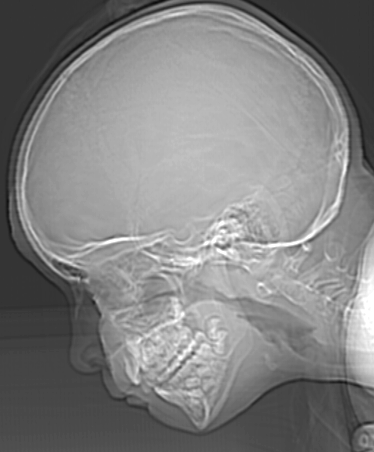
%> input picture Q11.tif, 374 x 452 px
$ octave Bit_plane.m   (GNU Octave 9; MATLAB toolbox functions it lacks are replaced by stand-ins)
%> lines starting %> are read from the running program, lines starting %| are printed output that depends on the picture; in (x1, y1, x2, y2) boxes, pixels count from 0 and x2, y2 are one past the last pixel; in counts of white or black regions, pixels touching at a corner belong together; the program's own positions count from 1
close all;
clear all;
clc;

%% 1)

X = imread('Q11.tif');
%> X is the input picture: size 452x374 uint8; min 12, max 255, mean 129.4
figure(1);
imshow(X);
title('Initial pic');

X1 = bitget(X, 1);
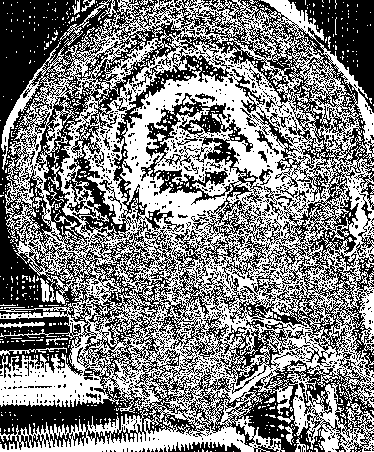
%> X1: size 452x374 logical; 50.5% white; 1029 black regions (983 under 20 px), largest, box (x1, y1, x2, y2) and area: (0, 0, 374, 452) 77640, (168, 442, 241, 452) 423, (356, 193, 374, 257) 257
X2 = bitget(X, 2);
%> X2: size 452x374 logical; 46.7% white in thin lines or dots
X3 = bitget(X, 3);
%> X3: size 452x374 logical; 52.1% white; 639 black regions (616 under 20 px), largest, box (x1, y1, x2, y2) and area: (0, 0, 374, 452) 71597, (142, 103, 253, 199) 4454, (123, 76, 247, 216) 1998
X4 = bitget(X, 4);
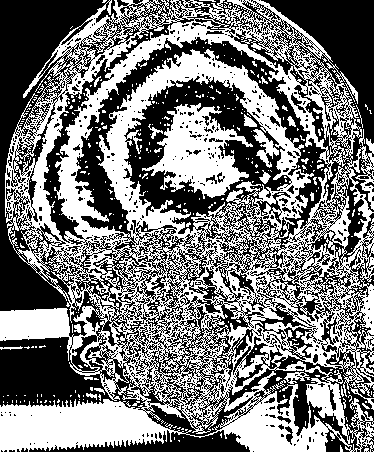
%> X4: size 452x374 logical; 48% white; 459 white regions (433 under 20 px), largest, box (x1, y1, x2, y2) and area: (0, 0, 374, 452) 73139, (142, 103, 253, 199) 4968, (253, 129, 279, 168) 382
X5 = bitget(X, 5);
%> X5: size 452x374 logical; 52.2% white; 355 black regions (330 under 20 px), largest, box (x1, y1, x2, y2) and area: (0, 0, 374, 452) 76926, (256, 239, 337, 281) 942, (253, 129, 279, 168) 382
X6 = bitget(X, 6);
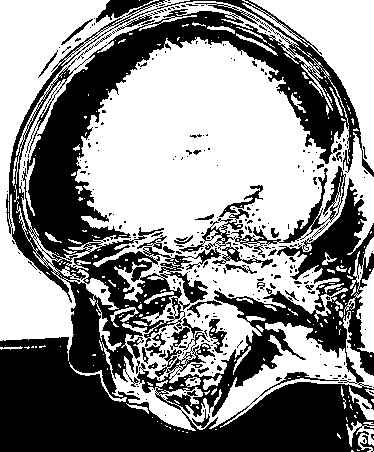
%> X6: size 452x374 logical; 55.5% white; 296 black regions (256 under 20 px), largest, box (x1, y1, x2, y2) and area: (0, 0, 374, 452) 69089, (179, 166, 346, 268) 2256, (219, 185, 263, 217) 272
X7 = bitget(X, 7);
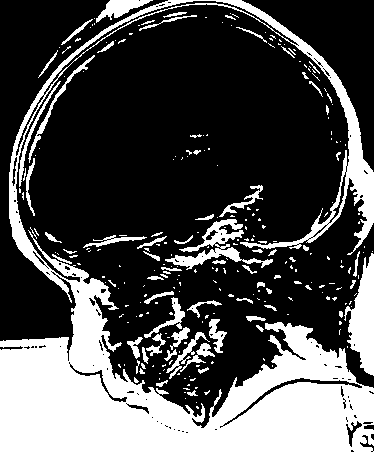
%> X7: size 452x374 logical; 30.4% white; 266 white regions (200 under 20 px), largest, box (x1, y1, x2, y2) and area: (0, 0, 374, 452) 40839, (344, 253, 374, 376) 2059, (165, 219, 273, 270) 1437
X8 = bitget(X, 8);
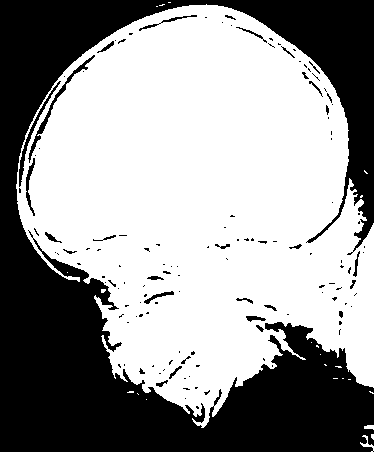
%> X8: size 452x374 logical; 59.7% white; 134 black regions (103 under 20 px), largest, box (x1, y1, x2, y2) and area: (0, 0, 374, 452) 65430, (28, 55, 95, 163) 449, (19, 81, 61, 187) 349

figure(2);
subplot(4,2,1), imshow(X8, []), title('1st plane');
subplot(4,2,2), imshow(X7, []), title('2nd plane');
subplot(4,2,3), imshow(X6, []), title('3rd plane');
subplot(4,2,4), imshow(X5, []), title('4th plane');
subplot(4,2,5), imshow(X4, []), title('5th plane');
subplot(4,2,6), imshow(X3, []), title('6th plane');
subplot(4,2,7), imshow(X2, []), title('7th plane');
subplot(4,2,8), imshow(X1, []), title('8th plane');

X80 = 128*X8;
X81 = X80 + 64*X7;
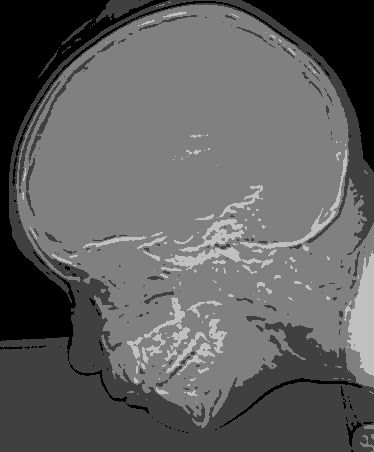
%> X81: size 452x374 double; min 0, max 192, mean 95.9
X82 = X81 + 32*X6;
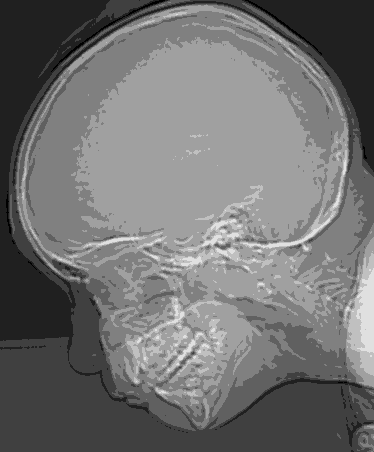
%> X82: size 452x374 double; min 0, max 224, mean 113.7
X83 = X82 + 16*X5;
X84 = X83 + 8*X4;
X85 = X84 + 4*X3;
X86 = X85 + 2*X2;
X87 = X86 + X1;

figure(3);
subplot(4,2,1), imshow(X80, []), title('1st plane');
subplot(4,2,2), imshow(X81, []), title('1st + 2nd plane');
subplot(4,2,3), imshow(X82, []), title('.. + 3rd plane');
subplot(4,2,4), imshow(X83, []), title('.. + 4th plane');
subplot(4,2,5), imshow(X84, []), title('.. + 5th plane');
subplot(4,2,6), imshow(X85, []), title('.. + 6th plane');
subplot(4,2,7), imshow(X86, []), title('.. + 7th plane');
subplot(4,2,8), imshow(X87, []), title('.. + 8th plane');

$ run again, with Q14.tif copied over Q11.tif
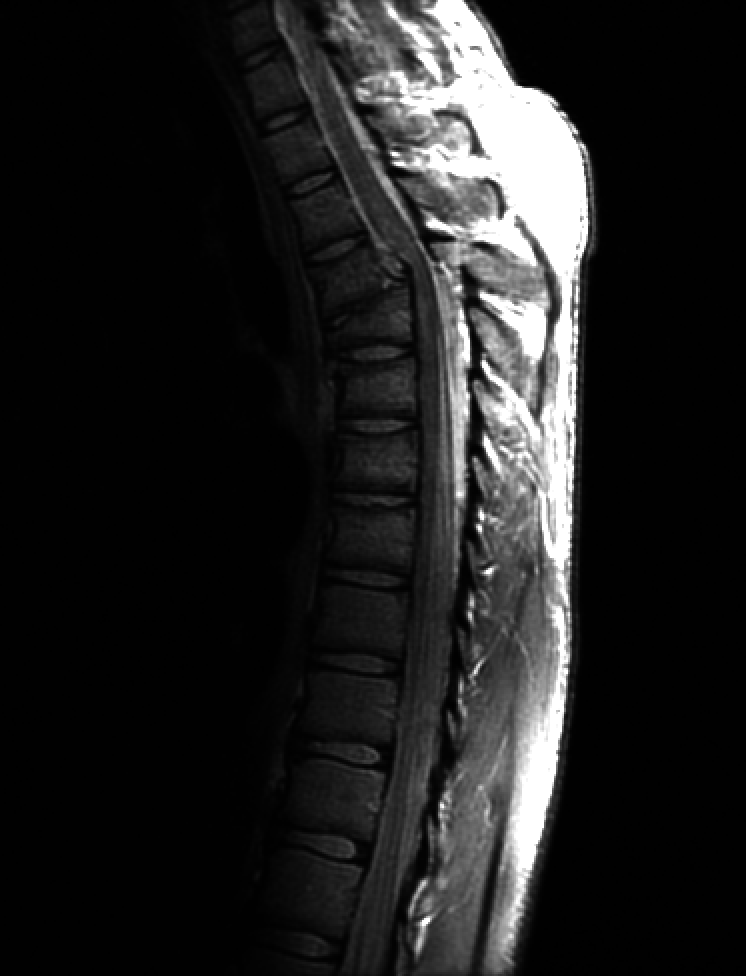
%> input picture Q14.tif, 746 x 976 px
%> X is the input picture: size 976x746 uint8; min 0, max 255, mean 32.6
%> `X1 = bitget(X, 1);`:
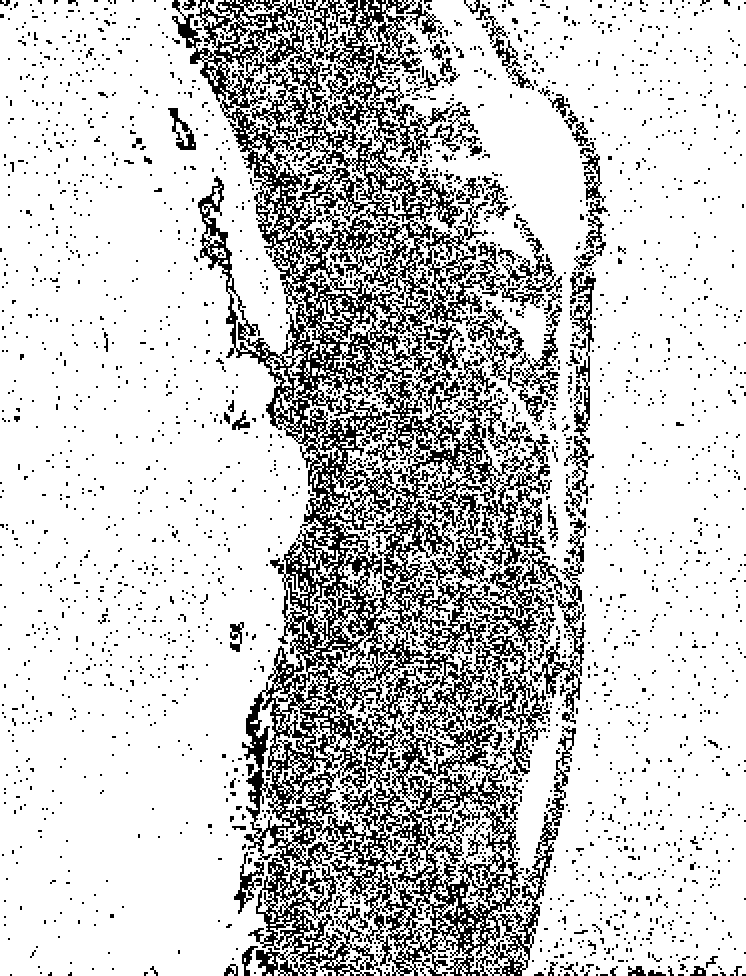
%> X1: size 976x746 logical; 79.3% white; black in thin lines or dots
%> X2: size 976x746 logical; 24.2% white; 478 white regions (413 under 20 px), largest, box (x1, y1, x2, y2) and area: (172, 0, 606, 976) 169988, (168, 108, 196, 150) 568, (230, 622, 244, 652) 296
%> X3: size 976x746 logical; 22.8% white; 258 white regions (210 under 20 px), largest, box (x1, y1, x2, y2) and area: (196, 0, 600, 976) 162932, (250, 824, 264, 860) 276, (256, 78, 284, 94) 140
%> X4: size 976x746 logical; 21.7% white; 230 white regions (172 under 20 px), largest, box (x1, y1, x2, y2) and area: (224, 0, 600, 976) 147192, (314, 584, 408, 674) 3384, (294, 534, 322, 612) 864
%> X5: size 976x746 logical; 19.3% white; 265 white regions (189 under 20 px), largest, box (x1, y1, x2, y2) and area: (246, 0, 598, 976) 108996, (290, 190, 430, 434) 9568, (294, 778, 424, 976) 5712
%> X6: size 976x746 logical; 17% white; 204 white regions (127 under 20 px), largest, box (x1, y1, x2, y2) and area: (272, 0, 596, 976) 108440, (364, 436, 418, 490) 1588, (328, 762, 384, 832) 1552
%> X7: size 976x746 logical; 12.9% white; 91 white regions (56 under 20 px), largest, box (x1, y1, x2, y2) and area: (324, 0, 596, 976) 89400, (408, 734, 432, 822) 760, (298, 72, 342, 166) 484
%> X8: size 976x746 logical; 9.3% white; 63 white regions (29 under 20 px), largest, box (x1, y1, x2, y2) and area: (362, 0, 588, 962) 61208, (434, 274, 470, 504) 3152, (340, 0, 362, 42) 340
%> `X82 = X81 + 32*X6;`:
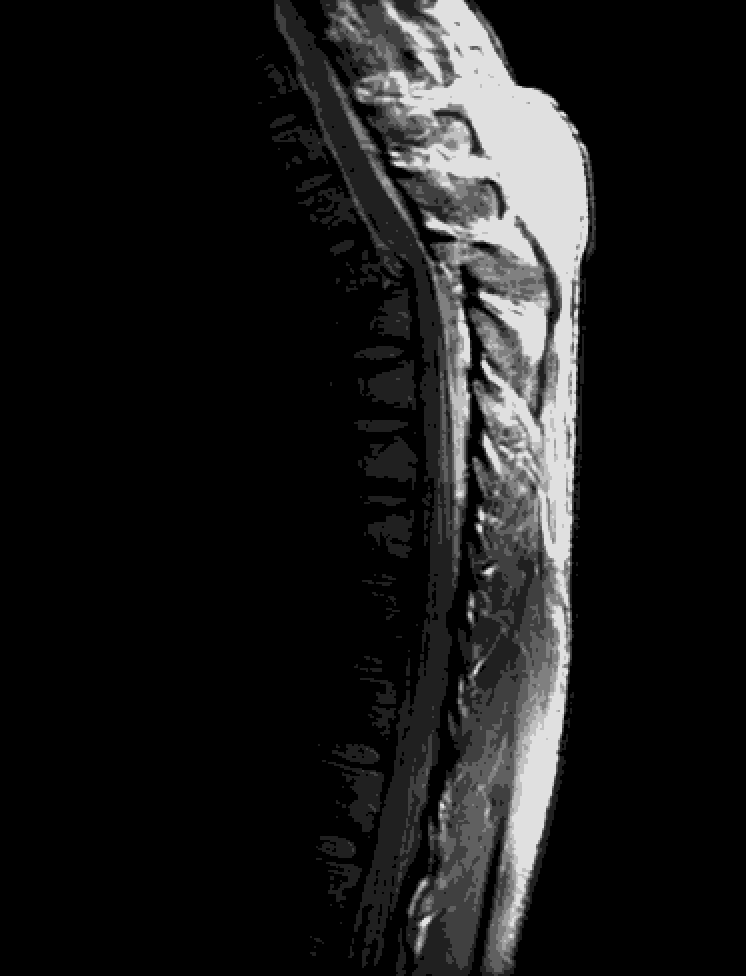
%> X82: size 976x746 double; min 0, max 224, mean 25.6

$ run again, with Q16.tif copied over Q11.tif
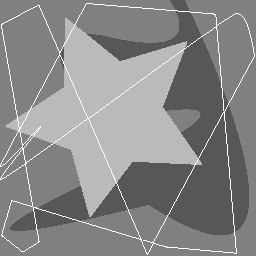
%> input picture Q16.tif, 256 x 256 px
%> X is the input picture: size 256x256 uint8; min 87, max 255, mean 135.8
%> `X1 = bitget(X, 1);`:
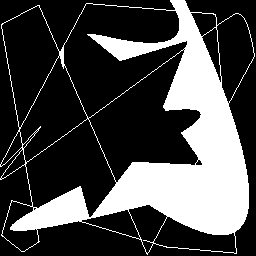
%> X1: size 256x256 logical; 28.1% white; 1 white region, box (x1, y1, x2, y2) and area: (0, 0, 255, 255) 18419
%> X2: size 256x256 logical; 53.1% white; 3 black regions (1 under 20 px), largest, box (x1, y1, x2, y2) and area: (0, 0, 256, 256) 30260, (166, 109, 201, 132) 485
%> X4: size 256x256 logical; 27.9% white; 1 white region, box (x1, y1, x2, y2) and area: (0, 3, 255, 255) 18270
%> X8: size 256x256 logical; 74.8% white; 2 black regions, box (x1, y1, x2, y2) and area: (10, 0, 249, 235) 16468, (60, 47, 64, 69) 50
%> `X82 = X81 + 32*X6;`:
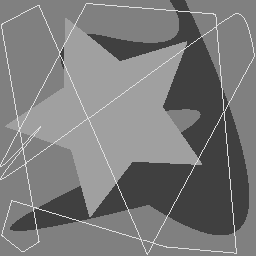
%> X82: size 256x256 double; min 64, max 224, mean 122.6
